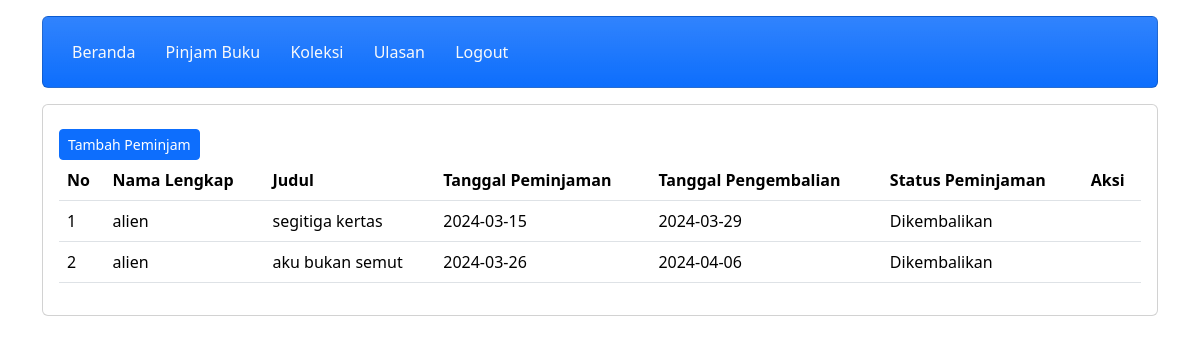
Screenshot of /peminjam/pinjam.php (signed in) with the database file from the repository.
### tables this page shows
CREATE TABLE `peminjaman` (
  `peminjaman_id` int(11) NOT NULL,
  `user_id` int(11) NOT NULL,
  `buku_id` int(11) NOT NULL,
  `tanggal_peminjaman` date NOT NULL,
  `tanggal_pengembalian` date NOT NULL,
  `status_peminjaman` varchar(50) NOT NULL
);

CREATE TABLE `user` (
  `user_id` int(11) NOT NULL,
  `username` varchar(255) NOT NULL,
  `password` varchar(255) NOT NULL,
  `email` varchar(255) NOT NULL,
  `nama_lengkap` varchar(255) NOT NULL,
  `alamat` text NOT NULL,
  `level` int(11) NOT NULL
);

CREATE TABLE `buku` (
  `buku_id` int(11) NOT NULL,
  `judul` varchar(255) NOT NULL,
  `penulis` varchar(255) NOT NULL,
  `penerbit` varchar(255) NOT NULL,
  `tahun_terbit` int(11) NOT NULL
);

### peminjam/pinjam.php (the view, shortened to what this page needs)
<?php
include 'header.php';
include 'navbar.php';
?>
<div class="content mt-3">
    <div class="card">
        <div class="card-body">
            <a href="tambah_buku.php" class="btn btn-primary btn-sm mt-2">Tambah Peminjam</a>
            <table class="table">
                <thead>
                    <tr>
                        <th>No</th>
                        <th>Nama Lengkap</th>
                        <th>Judul</th>
                        <th>Tanggal Peminjaman</th>
                        <th>Tanggal Pengembalian</th>
                        <th>Status Peminjaman</th>
                        <th>Aksi</th>
                    </tr>
                </thead>
                <tbody>
                    <?php
                    require_once "../config/config.php";
                    $no = 1;
                    $loggedInUsername = $_SESSION['username'];
                    $sql = "SELECT * FROM peminjaman
                            INNER JOIN user ON peminjaman.user_id = user.user_id
                            INNER JOIN buku ON peminjaman.buku_id = buku.buku_id
                            WHERE user.username = '$loggedInUsername' ";
                    $query = mysqli_query($conn, $sql);
                    while ($row = mysqli_fetch_array($query)) {
                    ?>
                        <tr>
                            <td><?php echo $no++; ?></td>
                            <td><?php echo $row['nama_lengkap']; ?></td>
                            <td><?php echo $row['judul']; ?></td>
                            <td><?php echo $row['tanggal_peminjaman']; ?></td>
                            <td><?php echo $row['tanggal_pengembalian']; ?></td>
                            <td><?php echo $row['status_peminjaman']; ?></td>
                            <td>
							</td>
                        </tr>
                    <?php
                    }
                    ?>
                </tbody>
            </table>
        </div>
    </div>
</div>

### rows the page displays
peminjaman: user.nama_lengkap "alien", buku.judul "segitiga kertas", tanggal_peminjaman "2024-03-15", tanggal_pengembalian "2024-03-29", status_peminjaman "Dikembalikan"
peminjaman: user.nama_lengkap "alien", buku.judul "aku bukan semut", tanggal_peminjaman "2024-03-26", tanggal_pengembalian "2024-04-06", status_peminjaman "Dikembalikan"
